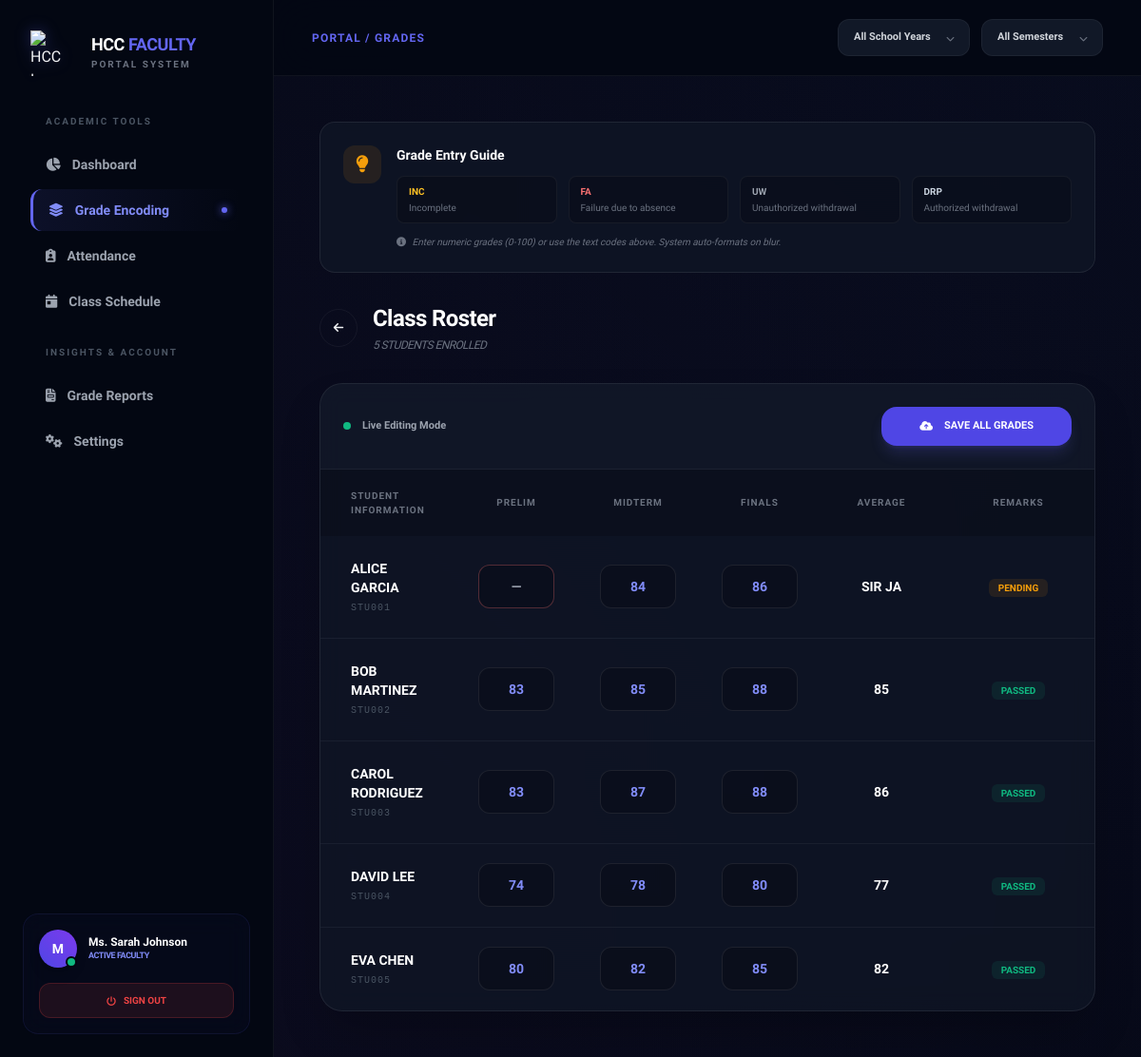
Screenshot of /views/Teachers/teacherdashboard.php?offering_id=2&filter_sy=0&filter_sem=0 (signed in) with the database file from the repository.
### tables this page shows
CREATE TABLE `tb_teachers` (
  `teacher_id` int(11) NOT NULL,
  `user_id` int(11) DEFAULT NULL,
  `full_name` varchar(100) DEFAULT NULL
);

CREATE TABLE `tb_enrollments` (
  `enrollment_id` int(11) NOT NULL,
  `student_id` int(11) DEFAULT NULL,
  `offering_id` int(11) DEFAULT NULL
);

CREATE TABLE `tb_students` (
  `student_id` int(11) NOT NULL,
  `user_id` int(11) DEFAULT NULL,
  `student_no` varchar(20) DEFAULT NULL,
  `full_name` varchar(100) DEFAULT NULL,
  `program` enum('Civil Eng','Computer Eng','IT','CS','ACT') DEFAULT NULL
);

CREATE TABLE `tb_grades` (
  `grade_id` int(11) NOT NULL,
  `enrollment_id` int(11) DEFAULT NULL,
  `prelim` varchar(10) DEFAULT NULL,
  `midterm` varchar(10) DEFAULT NULL,
  `finals` varchar(10) DEFAULT NULL,
  `semestral` varchar(10) DEFAULT NULL,
  `status` enum('PASSED','FAILED','INCOMPLETE','DROPPED','PENDING') DEFAULT NULL,
  `is_finalized` tinyint(4) DEFAULT 0,
  `updated_at` timestamp NOT NULL DEFAULT current_timestamp() ON UPDATE current_timestamp()
);

### views/Teachers/teacherdashboard.php (the view, shortened to what the rows shown need)
<?php
require_once __DIR__ . '/../../includes/db.php';
$user = current_user();
$stmt = $mysqli->prepare('SELECT teacher_id, full_name FROM tb_teachers WHERE user_id = ?');
$stmt->bind_param('i', $user['user_id']);
$stmt->execute();
$teacher = $stmt->get_result()->fetch_assoc();
$teacherId = (int)($teacher['teacher_id'] ?? 0);
$filterSy = (int)($_GET['filter_sy'] ?? 0);
$filterSem = (int)($_GET['filter_sem'] ?? 0);
$activeOfferingId = (int)($_GET['offering_id'] ?? 0);
$sql = 'SELECT o.offering_id, c.course_code, c.course_name, sy.school_year, s.semester
        FROM tb_course_offerings o
        INNER JOIN tb_courses c ON c.course_id = o.course_id
        INNER JOIN tb_school_years sy ON sy.sy_id = o.sy_id
        INNER JOIN tb_semesters s ON s.sem_id = o.sem_id
        WHERE o.teacher_id = ?';
$params = [$teacherId];
$types = 'i';
$sql .= ' ORDER BY sy.school_year DESC, s.semester ASC';
$offStmt = $mysqli->prepare($sql);
if (!$offStmt) {
    error_log('Prepare error: ' . $mysqli->error);
    $offerings = [];
} else {
    $offStmt->bind_param($types, ...$params);
    if (!$offStmt->execute()) {
        error_log('Execute error: ' . $offStmt->error);
        $offerings = [];
    } else {
        $offerings = $offStmt->get_result()->fetch_all(MYSQLI_ASSOC);
    }
}
$students = [];
if ($activeOfferingId) {
    $enrollStmt = $mysqli->prepare(
        'SELECT e.enrollment_id, st.student_no, st.full_name, g.prelim, g.midterm, g.finals, g.semestral, g.status
         FROM tb_enrollments e
         INNER JOIN tb_students st ON st.student_id = e.student_id
         LEFT JOIN tb_grades g ON g.enrollment_id = e.enrollment_id
         WHERE e.offering_id = ? ORDER BY st.full_name'
    );
    if (!$enrollStmt) {
        error_log('Prepare error: ' . $mysqli->error);
    } else {
        $enrollStmt->bind_param('i', $activeOfferingId);
        if (!$enrollStmt->execute()) {
            error_log('Execute error: ' . $enrollStmt->error);
        } else {
            $students = $enrollStmt->get_result()->fetch_all(MYSQLI_ASSOC);
        }
    }
}
?>
<!DOCTYPE html>
<html lang="en">
<head>
    <script src="https://cdn.tailwindcss.com"></script>
    <link href="https://cdnjs.cloudflare.com/ajax/libs/font-awesome/6.5.1/css/all.min.css" rel="stylesheet">
</head>
<body class="flex min-h-screen">
    <aside class="w-72 hidden lg:flex flex-col bg-[#030712] border-r border-white/5 h-screen sticky top-0 z-50">
    <div class="p-8">
        <div class="mb-10 flex items-center gap-4 group cursor-pointer">
            <div>
                <h1 class="text-lg font-black tracking-tight leading-none text-white">HCC <span class="text-indigo-500">FACULTY</span></h1>
            </div>
        </div>
    </div>
    <div class="mt-auto p-6">
        <div class="glass-panel p-4 rounded-2xl border-indigo-500/10 bg-indigo-500/[0.03]">
            <div class="flex items-center gap-3 mb-4">
                <div class="relative">
                    <div class="w-10 h-10 rounded-full bg-gradient-to-tr from-indigo-600 to-violet-600 flex items-center justify-center text-white font-bold text-sm shadow-lg">
                        <?php echo substr($teacher['full_name'] ?? 'U', 0, 1); ?>
                    </div>
                    <span class="absolute bottom-0 right-0 w-3 h-3 bg-emerald-500 border-2 border-[#030712] rounded-full"></span>
                </div>
                <div class="overflow-hidden">
                    <p class="text-xs font-bold text-white truncate"><?php echo htmlspecialchars($teacher['full_name'] ?? 'User'); ?></p>
                    <p class="text-[9px] text-indigo-400 font-bold uppercase tracking-tighter">Active Faculty</p>
                </div>
            </div>
        </div>
    </div>
</aside>
    <div class="flex-1 flex flex-col">
        <header class="h-20 px-10 flex items-center justify-between sticky top-0 bg-[#030712]/80 backdrop-blur-xl z-50 border-b border-white/5">
            <div>
                <h2 class="text-xs font-bold text-indigo-500 uppercase tracking-widest">Portal / Grades</h2>
            </div>
        </header>
        <main class="p-8 lg:p-12 max-w-[1400px] mx-auto w-full">
            <?php if (!$activeOfferingId): ?>
                <div class="mb-10">
                    <h3 class="text-2xl font-extrabold text-white">My Offerings</h3>
                    <p class="text-gray-500 text-sm mt-1">Select a course to start encoding student grades.</p>
                </div>
                <div class="grid grid-cols-1 md:grid-cols-2 xl:grid-cols-3 gap-6">
                    <?php foreach ($offerings as $off): ?>
                        <a href="?offering_id=<?= $off['offering_id']; ?>&filter_sy=<?= $filterSy; ?>&filter_sem=<?= $filterSem; ?>"
                           class="glass-panel p-8 rounded-3xl group hover:-translate-y-2 hover:border-indigo-500/40 transition-all duration-300 relative overflow-hidden">
                            <div class="absolute top-0 right-0 p-6 opacity-5 group-hover:opacity-20 transition-opacity">
                                <i class="fa-solid fa-book-open text-6xl"></i>
                            </div>
                            <span class="inline-block text-[10px] font-black text-indigo-400 bg-indigo-500/10 px-3 py-1 rounded-full mb-4"><?= $off['course_code']; ?></span>
                            <h4 class="font-bold text-white text-lg leading-tight mb-6"><?= $off['course_name']; ?></h4>
                            <div class="flex items-center gap-4 text-[11px] font-bold text-gray-500">
                                <span class="flex items-center gap-2"><i class="fa-regular fa-calendar"></i> <?= $off['school_year']; ?></span>
                                <span class="flex items-center gap-2"><i class="fa-regular fa-clock"></i> <?= $off['semester']; ?></span>
                            </div>
                        </a>
                    <?php endforeach; ?>
                </div>
            <?php else: ?>
                <div class="glass-panel rounded-3xl overflow-hidden shadow-2xl">
                    <form method="POST" id="gradeForm">
                        <div class="overflow-x-auto">
                            <table class="w-full text-left">
                                <thead>
                                    <tr class="text-[10px] font-black text-gray-500 uppercase tracking-widest bg-black/20">
                                        <th class="px-8 py-5">Student Information</th>
                                        <th class="text-center w-32">Prelim</th>
                                        <th class="text-center w-32">Midterm</th>
                                        <th class="text-center w-32">Finals</th>
                                        <th class="text-center w-32">Average</th>
                                        <th class="text-center px-8 w-40">Remarks</th>
                                    </tr>
                                </thead>
                                <tbody class="divide-y divide-white/5">
                                    <?php foreach ($students as $st):
                                        $p_val = ($st['status'] == 'INCOMPLETE' && is_null($st['prelim'])) ? 'INC' : ($st['prelim'] ?? '');
                                        $m_val = ($st['status'] == 'INCOMPLETE' && is_null($st['midterm'])) ? 'INC' : ($st['midterm'] ?? '');
                                        $f_val = ($st['status'] == 'INCOMPLETE' && is_null($st['finals'])) ? 'INC' : ($st['finals'] ?? '');
                                    ?>
                                        <tr class="group hover:bg-white/[0.02] transition-colors">
                                            <td class="px-8 py-6">
                                                <div class="flex flex-col">
                                                    <span class="text-sm font-bold text-white group-hover:text-indigo-400 transition-colors uppercase"><?= $st['full_name']; ?></span>
                                                    <span class="text-[10px] text-gray-600 font-mono mt-1 tracking-widest"><?= $st['student_no']; ?></span>
                                                </div>
                                            </td>
                                            <td class="py-4 text-center">
                                                <input type="text" name="grades[<?= $st['enrollment_id']; ?>][prelim]"
                                                       class="grade-input w-20 p-3 rounded-xl text-center font-bold text-sm text-indigo-400"
                                                       value="<?= $p_val; ?>" placeholder="—" onblur="formatInput(this)">
                                            </td>
                                            <td class="py-4 text-center">
                                                <input type="text" name="grades[<?= $st['enrollment_id']; ?>][midterm]"
                                                       class="grade-input w-20 p-3 rounded-xl text-center font-bold text-sm text-indigo-400"
                                                       value="<?= $m_val; ?>" placeholder="—" onblur="formatInput(this)">
                                            </td>
                                            <td class="py-4 text-center">
                                                <input type="text" name="grades[<?= $st['enrollment_id']; ?>][finals]"
                                                       class="grade-input w-20 p-3 rounded-xl text-center font-bold text-sm text-indigo-400"
                                                       value="<?= $f_val; ?>" placeholder="—" onblur="formatInput(this)">
                                            </td>
                                            <td class="py-4 text-center">
                                                <span class="text-sm font-black text-white">
                                                    <?= !is_null($st['semestral']) ? (is_numeric($st['semestral']) ? number_format($st['semestral'], 0) : strtoupper($st['semestral'])) : '—'; ?>
                                                </span>
                                            </td>
                                            <td class="px-8 py-4 text-center">
                                                <?php
                                                    $s = $st['status'] ?? 'PENDING';
                                                    $badge_class = 'badge-inc';
                                                    if($s == 'PASSED') $badge_class = 'badge-passed';
                                                ?>
                                                <span class="badge <?= $badge_class; ?>"><?= $s; ?></span>
                                            </td>
                                        </tr>
                                    <?php endforeach; ?>
                                </tbody>
                            </table>
                        </div>
                    </form>
                </div>
            <?php endif; ?>
        </main>
    </div>
</body>
</html>

### rows the page displays
tb_teachers: full_name "M", full_name "Ms. Sarah Johnson"
tb_enrollments: student.full_name "ALICE GARCIA", student.student_no "STU001", midterm "84", finals "86", tb_grades.semestral "SIR JA", tb_grades.status "PENDING"
tb_enrollments: student.full_name "BOB MARTINEZ", student.student_no "STU002", prelim "83", midterm "85", finals "88", tb_grades.semestral "85", tb_grades.status "PASSED"
tb_enrollments: student.full_name "CAROL RODRIGUEZ", student.student_no "STU003", prelim "83", midterm "87", finals "88", tb_grades.semestral "86", tb_grades.status "PASSED"
tb_enrollments: student.full_name "DAVID LEE", student.student_no "STU004", prelim "74", midterm "78", finals "80", tb_grades.semestral "77", tb_grades.status "PASSED"
tb_enrollments: student.full_name "EVA CHEN", student.student_no "STU005", prelim "80", midterm "82", finals "85", tb_grades.semestral "82", tb_grades.status "PASSED"

### other values shown
count($students) "5"
